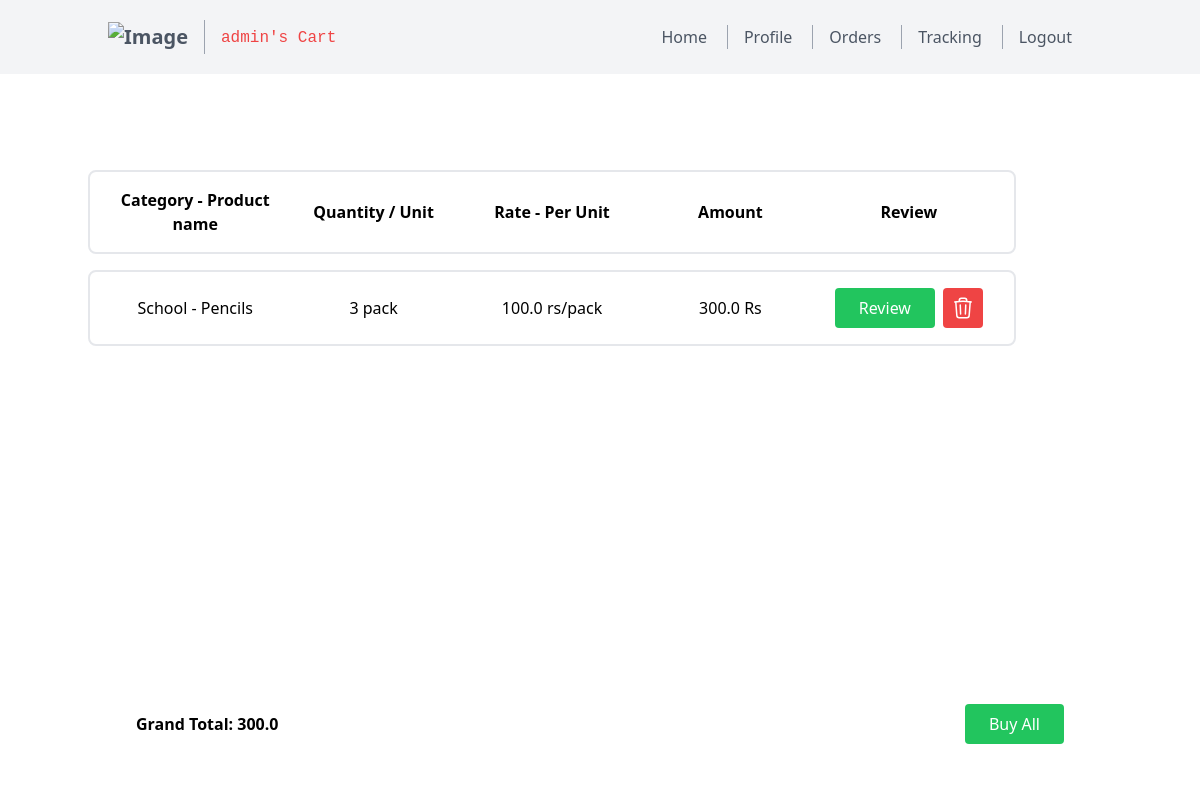
/cart (signed in), run on the app's committed database.
### models.py (models this page shows, shortened)
class User(db.Model):
    __TableName__ = 'user'
    userid = db.Column(db.Integer, primary_key=True, autoincrement=True, nullable=False, unique=True)
    uname = db.Column(db.String(20), nullable=False, unique=True)
    passhash = db.Column(db.String(1024), nullable=False)
    profileid = db.Column(db.String(1024), nullable=False)
    role = db.Column(db.String(10), nullable=False)
    @property
    def password(self):
        raise AttributeError('Password is not a readable attribute')

class Category(db.Model):
    __TableName__ = 'category'
    categoryid = db.Column(db.Integer, primary_key=True, autoincrement=True, nullable=False, unique=True)
    categoryname = db.Column(db.String(50), nullable=False)
    products = db.relationship('Product', backref='category', foreign_keys='Product.categoryid', lazy=True)

class Product(db.Model):
    __TableName__ = 'product'
    productid = db.Column(db.Integer, primary_key=True, autoincrement=True, nullable=False, unique=True)
    productname = db.Column(db.String(20), nullable=False)
    categoryid = db.Column(db.Integer, db.ForeignKey('category.categoryid'), nullable=False)
    rateperunit = db.Column(db.Float, nullable=False)
    unit= db.Column(db.String(20), nullable=False)
    quantity = db.Column(db.Integer, nullable=False)

### routes.py (the view)
@app.route('/cart')
@auth_required
def cart():
    cart = Cart.query.filter_by(userid=session['user_id']).all()
    products = []
    grand_total=[]
    total_amount=0
    for item in cart:
        product_details = Product.query.filter_by(productid=item.productid).first()
        category_details = Category.query.filter_by(categoryid=product_details.categoryid).first()
        cart=Cart.query.filter_by(userid=session['user_id'],productid=item.productid).all()
        total_amount=total_amount+(Cart.query.filter_by(userid=session['user_id'],productid=item.productid).first().quantity*product_details.rateperunit)
        products.append({
            'productid': product_details.productid,
            'productname': product_details.productname,
            'categoryname': category_details.categoryname,
            'rateperunit': product_details.rateperunit,
            'unit': product_details.unit,
            'quantity': int(item.quantity),
            'amount': product_details.rateperunit * item.quantity,
            'stock': int(product_details.quantity),
        })
    grand_total.append({'grand_total':total_amount})
    return render_template('cart/cart.html', products=products,grand_total=grand_total,nav="cart",user=User.query.filter_by(userid=session['user_id']).first())

### routes.py (called while the page is built)
def auth_required(func):
    @wraps(func)
    def inner(*args, **kwargs):
        if 'user_id' not in session:
            flash('Please login to continue')
            return redirect(url_for('login'))
        return func(*args, **kwargs)
    return inner

### templates/cart/cart.html (shortened to what this page needs)
{% extends 'layout.html' %}
{% block content %}
{%if products|length == 0%}
    <div class="container px-12 py-24 mx-10">
        <div class="component1 border-gray-200 rounded-lg p-4 flex mb-4">
            <div style="flex: 25%; display: flex; justify-content: center; align-items: center;">
                <h2 class="text-sm tracking-widest title-font mb-1 font-medium " style="font-weight: bold;">Cart is Empty</h2>
            </div>
        </div>
    </div>
{%else%}
    <div class="container px-12 py-24 mx-10 mb-10">
        <div class="component1 border-2 border-gray-200 rounded-lg p-4 flex mb-4 " style="font-weight: bold;">
            <div style="flex: 25%; display: flex; justify-content: center; align-items: center;text-align:center;">
                <h2>Category - Product name</h2>
            </div>
            <div style="flex: 25%; display: flex; justify-content: center; align-items: center;">
                <h2>Quantity / Unit</h2>
            </div>
            <div style="flex: 25%; display: flex; justify-content: center; align-items: center;">
                <h2>Rate - Per Unit</h2>
            </div>
            <div style="flex: 25%; display: flex; justify-content: center; align-items: center;">
                <h2>Amount</h2>
            </div>
            <div style="flex: 25%; display: flex; justify-content: center; align-items: center;">
                <button>Review</button>
            </div>
        </div>
        {% for product in products %}
        <div class="component1 border-2 border-gray-200 rounded-lg p-4 flex mb-4">
            <div style="flex: 25%; display: flex; justify-content: center; align-items: center;text-align:center;">
                <h2>{{ product["categoryname"] }} - {{ product["productname"] }}</h2>
            </div>
            <div style="flex: 25%; display: flex; justify-content: center; align-items: center;">
                <h2>{{ product["quantity"] }} {{product["unit"].split('/')[1] }}</h2>
            </div>
            <div style="flex: 25%; display: flex; justify-content: center; align-items: center;">
                <h2>{{ product["rateperunit"] }} {{ product["unit"] }}</h2>
            </div>
            <div style="flex: 25%; display: flex; justify-content: center; align-items: center;">
                <h2>{{product["amount"]}} Rs</h2>
            </div>
            <div style="flex: 25%; display: flex; justify-content: center; align-items: center;">
                {%if product["stock"] == 0%}
                <button class="bg-red-500 hover:bg-red-700 text-white bg-red-500 border-0 py-2 px-6 focus:outline-none hover:bg-red-600 rounded" style="background-color: transparent; border: 2px dashed red; color: red; padding: 8px 16px;"><a href="{{url_for('review_product',productid=product['productid'])}}">Out of Stock</a></button>
                {%elif product["quantity"] > product["stock"]%}
                <button class=" bg-transparent hover:bg-yellow-500 text-yellow-700 font-semibold hover:text-white py-2 px-4 border border-yellow-500 hover:border-transparent rounded" ><a href="{{url_for('review_product',productid=product['productid'])}}" >Reduce quantity</a></button>
                {%elif product["stock"]>0 and product["stock"] > product["quantity"]%}
                <button class=" text-white bg-green-500 border-0 py-2 px-6 focus:outline-none hover:bg-green-600 rounded" ><a href="{{url_for('review_product',productid=product['productid'])}}" >Review</a></button>
                {%else%}
                <button class=" text-white bg-green-500 border-0 py-2 px-6 focus:outline-none hover:bg-green-600 rounded" ><a href="{{url_for('review_product',productid=product['productid'])}}" >Review</a></button>
                {%endif%}
                <button class=" text-white bg-red-500 border-0 py-2 px-2 focus:outline-none hover:bg-red-600 rounded ml-2"><a href="{{url_for('delete_product_cart',productid=product['productid'])}}" >
                </a></button>
                </div>
            </div>
        {% endfor %}
    </div>
    <div class="fixed bottom-0 left-0 w-full bg-gray-100" style="background:white">
        <div class="container px-12 py-14 mx-auto flex justify-between items-center">
            <h2 class="font-bold">Grand Total: {{grand_total[0]["grand_total"]}}</h2>
            <button class=" text-white bg-green-500 border-0 py-2 px-6 focus:outline-none hover:bg-green-600 rounded"><a href="{{url_for('payment')}}" >Buy All</a></button>
        </div>
    </div>
{%endif%}
{% endblock %}

### templates/navbar.html (shortened to what this page needs)
  </head>
<body>
  <header class="text-gray-600 body-font bg-gray-100">
    <div class="container mx-auto flex flex-wrap p-5 flex-col md:flex-row items-center">
        <a class="navbar-brand" href="{{url_for('index')}}" style="font-weight: bold;font-size:15pt"><img src="gs.png" alt="Image" class="mx-auto  w-20" /></a>
      <nav class="md:mr-auto md:ml-4 md:py-1 md:pl-4 md:border-l md:border-gray-400	flex flex-wrap items-center text-base justify-center">
        <a class="mr-5 text-red-500">
          {%if nav=="dashboard"%}
            <code>{{user.uname}}'s Dashboard</code>
          {%elif nav=="profile"%}
            <code>{{user.uname}}'s Profile</code>
          {%elif nav=="buy_product"%}
            <code>Buying Product</code>
          {%elif nav=="addtocart"%}
            <code>Adding to Cart</code>
          {%elif nav=="cart"%}
            <code>{{user.uname}}'s Cart</code>
          {%elif nav=="review_product"%}
            <code>Reviewing Product</code>
          {%elif nav=="order"%}
            <code>{{user.uname}}'s Order History</code>
          {%elif nav=="payment"%}
            <code>{{user.uname}}'s Payment</code>
          {%elif nav=="success"%}
            <code>{{user.uname}}'s Payment Success</code>
          {%elif nav=="tracking"%}
            <code>{{user.uname}}'s Tracking Order</code>
          {%else%}
            <code>Login/Sign Up</code>
          {%endif%}
        </a>
      </nav>
      <nav class="md:ml-auto flex flex-wrap items-center text-base justify-center">
        {%if nav=="dashboard"%}
          <a class="mr-5 hover:text-gray-900" href="{{url_for('profile')}}">Profile</a>
          <a class="mr-5 hover:text-gray-900 md:pl-4 md:border-l md:border-gray-400" href="{{url_for('cart')}}">Cart</a>
          <a class="mr-5 hover:text-gray-900 md:pl-4 md:border-l md:border-gray-400" href="{{url_for('order')}}">Orders</a>
          <a class="mr-5 hover:text-gray-900 md:pl-4 md:border-l md:border-gray-400" href="{{url_for('tracking')}}">Tracking</a>
          <a class="mr-5 hover:text-gray-900 md:pl-4 md:border-l md:border-gray-400" href="{{url_for('logout')}}">Logout</a>
        {%elif nav=="cart"%}
          <a class="mr-5 hover:text-gray-900" href="{{url_for('index')}}">Home</a>
          <a class="mr-5 hover:text-gray-900 md:pl-4 md:border-l md:border-gray-400" href="{{url_for('profile')}}">Profile</a>
          <a class="mr-5 hover:text-gray-900 md:pl-4 md:border-l md:border-gray-400" href="{{url_for('order')}}">Orders</a>
          <a class="mr-5 hover:text-gray-900 md:pl-4 md:border-l md:border-gray-400" href="{{url_for('tracking')}}">Tracking</a>
          <a class="mr-5 hover:text-gray-900 md:pl-4 md:border-l md:border-gray-400" href="{{url_for('logout')}}">Logout</a>
        {%else%}
          <a class="mr-5 hover:text-gray-900" href="{{url_for('login')}}">Customer</a>
          <a class="mr-5 hover:text-gray-900 md:pl-4 md:border-l md:border-gray-400" href="{{url_for('login_man')}}">Manager</a>
        {%endif%}
      </nav>
    </div>
  </header>
</body>
</html>

### data on the page
User: uname "admin"
Category: categoryname "School"
Product: productname "Pencils", unit "pack", rateperunit "100.0", unit "rs/pack"

### other printed values
{{ product["quantity"] }} "3"
{{ product["amount"] }} "300.0"
{{ grand_total[0]["grand_total"] }} "300.0"
